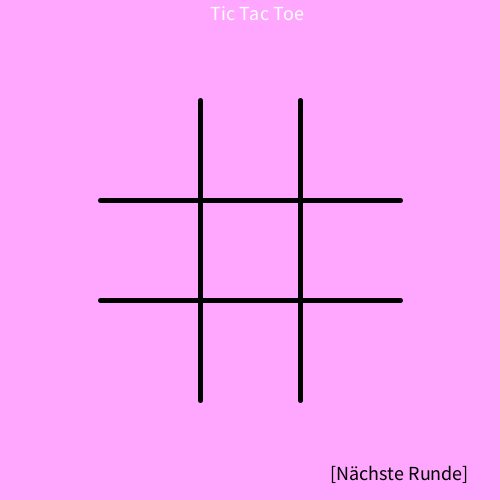
Frame 1 (no input)
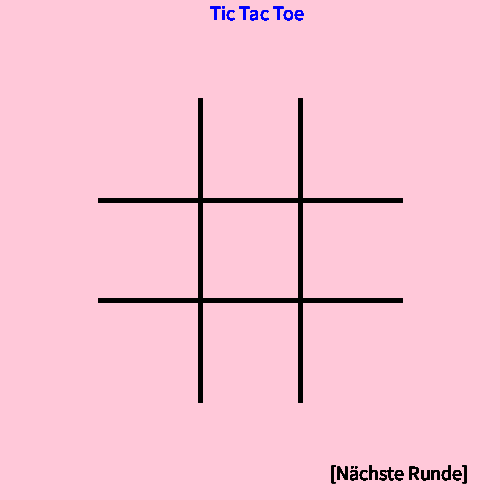
Frame 60 (the mouse pressed at the canvas centre just before this capture)
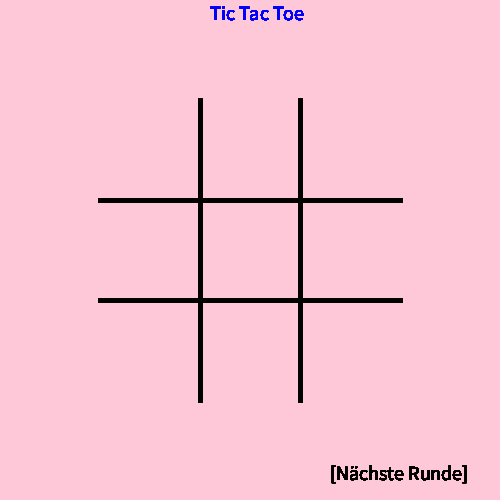
Frame 120 (the mouse held since frame 60 and released just before this capture)

The Processing sketch that drew these frames (run headless with seeded random() and noise(); from frame 60 on, the mouse is pressed at the canvas centre):

// Processing sketch: hauptProgramm
// ── hauptProgramm.pde
/*
 * Tic-Tac-Toe-Spiel
 * Hauptprogramm
 * @author Bruno Sobral
 * @version 1.0 / 16.01.18
 */
//Parameter Konstanten
final static int FIGUR_SIZE = 80;
final static int OFFSET = 10;
final static int LIMIT = 9;
//Koordinaten-Objekt
Bereich[] bereiche;
//Gitter-Objekt
Gitter gitter;
//Ermittler-Objekt mit Referenz auf Bereich-Objekt
Ermittler posErmittler;
//prüft ob nach den Spielregeln gewonnen wurde
GewinnerManager gewonnen;
//Welcher Spieler dran ist
boolean player;
//flackern angeschaltet
boolean isFlackern = true;
int flackernAnzahl;
//anzeigen ob Bereiche schon erzeugt
boolean erzeugt;

void setup()
{
  size(500, 500);
  //fullScreen();
  ellipseMode(LEFT);
  frameRate(20);
  textSize(20);
  //Benoetigte Objekte erzeugen
  gitter = new Gitter();
  bereiche = new Bereich[LIMIT];
  gewonnen = new GewinnerManager(LIMIT);
  posErmittler = new Ermittler(bereiche, gewonnen); 
}              

void draw()
{
  //flackern aktivieren
  if (isFlackern)
  {
    flackern();
  }
  //Ueberschrift
  text("Tic Tac Toe", 210, 20);
  //Bereiche werden nur einmal erzeugt
  if (!erzeugt)
  {
    for (int i = 0; i < bereiche.length; i++)
    {
      bereiche[i] = new Bereich(i);
    }
    erzeugt = true;
  }
  //Linienstärke der Gitter
  strokeWeight(5);
  //4 Gitterlinien zeichnen
  for (int i=0; i<15; i+=4)
  {
    line(gitter.pos[i+0], gitter.pos[i+1], 
            gitter.pos[i+2], gitter.pos[i+3]);
  }
  strokeWeight(2);
  fill(0);
  text("[Nächste Runde]", 330, 480);
  if (player)
  {
    fill(0, 255, 0);
  } else
  {
    fill(0, 0, 255);
  }
}

void flackern()
{ 
  background(random(255) + 100, random(255) + 100, random(255) + 100);
  flackernAnzahl++;
  if (flackernAnzahl == 12)
  {
    isFlackern = false;
  }
}

void mouseClicked()
{
  //anhand des Maus-Klicks wird das Spielfeld ermittelt 
  int[] pos = posErmittler.ermittle(mouseX, mouseY, player);
  //Falls Außerhalb des Spielfeldes geklickt wurde abbrechen
  if (pos == null)
  {
    return;
  }
  PShape gewinnLinie;
  int sieg = gewonnen.pruefeGewonnen(player);
  //Falls 1. Spieler
  if (player)
  {
    //male an entsprechender Stelle einen Kreis
    ellipse(pos[0] + OFFSET, pos[1] + OFFSET, FIGUR_SIZE, FIGUR_SIZE);
  }
  //Sonst 2. Spieler
  else
  {
    //male an entsprechender Stelle ein Quadrat
    rect(pos[0] + OFFSET, pos[1] + OFFSET, FIGUR_SIZE, FIGUR_SIZE);
  }
  //Falls ein Sieg vorliegt
  if(sieg != -1)
  {
      gewinnLinie = gitter.gewinnLinien[sieg];
      gewinnLinie.setFill(0);
      gewinnLinie.setStrokeWeight(8);
      shape(gewinnLinie);
      //Spiel vorbei
      noLoop();
  }
  player = !player;
}
// ── bereiche.pde
/**
  Kapselt die Eigenschaften eines
  Bereichsfeldes. Es kann belegt sein (true)
  oder frei sein. Weiterhin wird hier definiert
  wie weit sich ein Bereich erstreckt.
 */
public class Bereich
{
  int index;
  private boolean belegt;
  int[]range;
  
  public Bereich(int i)
  {
    index = i;
    belegt = false;
    initRange();
  }
  
  public void belegen()
  {
     belegt = true; 
  }
  
  private void initRange()
  {
    range = new int[2];
    range[0] = (index+1) * 100;
    range[1] = (index+1) * 100 + 100;
  }
}
// ── gewonnenUeberpruefer.pde
/**
  Der Gewinnmanager prüft für jeden Spieler, ob
  nach einem Zug ein Spieler eine bestimmte Kombination
  von Feldern belegt, welche zum Sieg führt.
*/
public class GewinnerManager
{
  int feldLaenge;
  int[] spielStand;
  final static int SPIELER1 = 1;
  final static int SPIELER2 = 2;
  int zuegeGespielt;

  public GewinnerManager(int laenge)
  {
    //Speicherung der gesp. Zuege
    spielStand = new int[laenge];
    for (int i=0; i<spielStand.length; i++)
    {
      spielStand[i] = -1;
    }
  }
  //Spieler einfuegen an entspr. Position
  void insert(boolean player, int pos)
  {
    //Falls das Feld voll ist
    if (zuegeGespielt == spielStand.length)
    {
      return;
    }
    //Spielstand wird gemerkt
    spielStand[pos] = !player ? SPIELER1 : SPIELER2;
    zuegeGespielt++;
  }
  //Es wird überprüft, ob ein Spieler gewonnen hat.
  int pruefeGewonnen(boolean player)
  {
    int tmpSpieler = !player ? SPIELER1 : SPIELER2;
    for (int i=0; i<spielStand.length; i++)
    {
      //horizontale Linien
      if (spielStand[0] == tmpSpieler && spielStand[1] == tmpSpieler
        && spielStand[2] == tmpSpieler)
      {
        return 0;
      } 
      else if (spielStand[3] == tmpSpieler && spielStand[4] == tmpSpieler
        && spielStand[5] == tmpSpieler)
      {
        return 1;
      } 
      else if (spielStand[6] == tmpSpieler && spielStand[7] == tmpSpieler
        && spielStand[8] == tmpSpieler)
      {
        return 2;
      }
      //Vertikale Linien
      else if (spielStand[0] == tmpSpieler && spielStand[3] == tmpSpieler
        && spielStand[6] == tmpSpieler)
      {
        return 3;
      }
      else if (spielStand[1] == tmpSpieler && spielStand[4] == tmpSpieler
        && spielStand[7] == tmpSpieler)
      {
        return 4;
      }
      else if (spielStand[2] == tmpSpieler && spielStand[5] == tmpSpieler
        && spielStand[8] == tmpSpieler)
      {
        return 5;
      }
      else if (spielStand[0] == tmpSpieler && spielStand[4] == tmpSpieler
        && spielStand[8] == tmpSpieler)
      {
        return 6;
      }
      else if (spielStand[2] == tmpSpieler && spielStand[4] == tmpSpieler
        && spielStand[6] == tmpSpieler)
      {
        return 7;
      }
    }
    return -1;
  }
}
// ── gitter.pde
/**
  Hier werden sämtliche Linien für das Spiel definiert.
 */
public class Gitter
{  
  PShape[] gewinnLinien;
  //GitterLinien
  int[] pos = 
    {
    100, 200, 400, 200, 
    100, 300, 400, 300, 
    200, 100, 200, 400, 
    300, 100, 300, 400
  };

  public Gitter()
  {
    gewinnLinien = new PShape[8];
    initGewinnLinien();
  }

  private void initGewinnLinien()
  {
    //GewinnLinien horizontal erzeugen
    gewinnLinien[0] = createShape(LINE, pos[0], pos[1] - 50, pos[2], + pos[3] - 50); 
    gewinnLinien[1] = createShape(LINE, pos[0], pos[1] + 50, pos[2], + pos[3] + 50);
    gewinnLinien[2] = createShape(LINE, pos[0], pos[1] + 150, pos[2], + pos[3] + 150);   
    //GewinnLinien vertikal
    gewinnLinien[3] = createShape(LINE, pos[8] - 50, pos[9], pos[10] - 50, + pos[11]); 
    gewinnLinien[4] = createShape(LINE, pos[12] - 50, pos[9], pos[14] -50, pos[15]);
    gewinnLinien[5] = createShape(LINE, pos[15] - 50, pos[9], pos[15] - 50, pos[15]);
    // diagonal
    gewinnLinien[6] = createShape(LINE, pos[0], pos[0], pos[15], pos[15]);
    gewinnLinien[7] = createShape(LINE, pos[15], pos[0], pos[0], pos[15]);

  }
}
// ── positionsErmittler.pde
/**
  Transformation von Maus-Events
  nach Positionen dey Spiels
 */
public class Ermittler
{
  Bereich[] bereiche;
  GewinnerManager gewonnen;

  public Ermittler(Bereich[] ber, GewinnerManager g)
  {
    this.bereiche = ber;
    gewonnen = g;
  }

  public int[] ermittle(int mx, int my, boolean player)
  { 
    int[] result = new int[2];
    //Range-Parameter
    int startX, startY, endX, endY = 0;
    //für den Index
    int count = 0;
    for (int i=0; i<sqrt(9); i++)
    {
      for (int j=0; j<sqrt(9); j++)
      {
        startX = bereiche[j].range[0];
        endX = bereiche[j].range[1];
        startY = bereiche[i].range[0];
        endY = bereiche[i].range[1];
        //Falls Maus-Koordinaten einem Feld entsprechen
        //und Feld noch nicht belegt ist
        if (mx > startX && mx < endX && my > startY 
          && my < endY &&
          bereiche[count].belegt != true)
        {
          result[0] = startX;
          result[1] = startY;
          //Bereich wird belegt
          bereiche[count].belegen();
          //GewinnManager wird informiert
          gewonnen.insert(player, count);
          return result;
        }
        //Über den Zähler wird die Navigation dokumentiert
        count++;
      }
    }
    //Kein bereich innerhalb des Spiels
    return null;
  }
}
